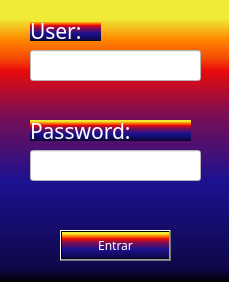
<?xml version="1.0" encoding="UTF-8"?>
<ui version="4.0">
 <class>iniciarSesion</class>
 <widget class="QDialog" name="iniciarSesion">
  <property name="geometry">
   <rect>
    <x>0</x>
    <y>0</y>
    <width>229</width>
    <height>282</height>
   </rect>
  </property>
  <property name="windowTitle">
   <string>Iniciar sesión</string>
  </property>
  <property name="styleSheet">
   <string notr="true">background-color: qlineargradient(spread:pad, x1:0, y1:1, x2:0, y2:0, stop:0 rgba(0, 0, 0, 255), stop:0.05 rgba(14, 8, 73, 255), stop:0.36 rgba(28, 17, 145, 255), stop:0.6 rgba(126, 14, 81, 255), stop:0.75 rgba(234, 11, 11, 255), stop:0.79 rgba(244, 70, 5, 255), stop:0.86 rgba(255, 136, 0, 255), stop:0.935 rgba(239, 236, 55, 255));
color: rgb(255, 255, 255);</string>
  </property>
  <widget class="QLineEdit" name="password">
   <property name="geometry">
    <rect>
     <x>30</x>
     <y>150</y>
     <width>171</width>
     <height>31</height>
    </rect>
   </property>
   <property name="font">
    <font>
     <family>OCR A Extended</family>
     <pointsize>16</pointsize>
    </font>
   </property>
   <property name="styleSheet">
    <string notr="true">background-color: rgb(255, 255, 255);
color: rgb(0, 0, 0);</string>
   </property>
   <property name="text">
    <string/>
   </property>
   <property name="echoMode">
    <enum>QLineEdit::Password</enum>
   </property>
  </widget>
  <widget class="QLineEdit" name="user">
   <property name="geometry">
    <rect>
     <x>30</x>
     <y>50</y>
     <width>171</width>
     <height>31</height>
    </rect>
   </property>
   <property name="font">
    <font>
     <family>OCR A Extended</family>
     <pointsize>16</pointsize>
    </font>
   </property>
   <property name="styleSheet">
    <string notr="true">background-color: rgb(255, 255, 255);
color: rgb(0, 0, 0);</string>
   </property>
  </widget>
  <widget class="QLabel" name="label_2">
   <property name="geometry">
    <rect>
     <x>30</x>
     <y>120</y>
     <width>161</width>
     <height>21</height>
    </rect>
   </property>
   <property name="font">
    <font>
     <family>OCR A Extended</family>
     <pointsize>16</pointsize>
    </font>
   </property>
   <property name="text">
    <string>Password:</string>
   </property>
  </widget>
  <widget class="QLabel" name="label">
   <property name="geometry">
    <rect>
     <x>30</x>
     <y>20</y>
     <width>71</width>
     <height>21</height>
    </rect>
   </property>
   <property name="font">
    <font>
     <family>OCR A Extended</family>
     <pointsize>16</pointsize>
    </font>
   </property>
   <property name="text">
    <string>User:</string>
   </property>
  </widget>
  <widget class="QPushButton" name="comprueba">
   <property name="geometry">
    <rect>
     <x>60</x>
     <y>230</y>
     <width>111</width>
     <height>31</height>
    </rect>
   </property>
   <property name="font">
    <font>
     <family>OCR A Extended</family>
    </font>
   </property>
   <property name="text">
    <string>Entrar</string>
   </property>
  </widget>
 </widget>
 <resources/>
 <connections/>
</ui>
